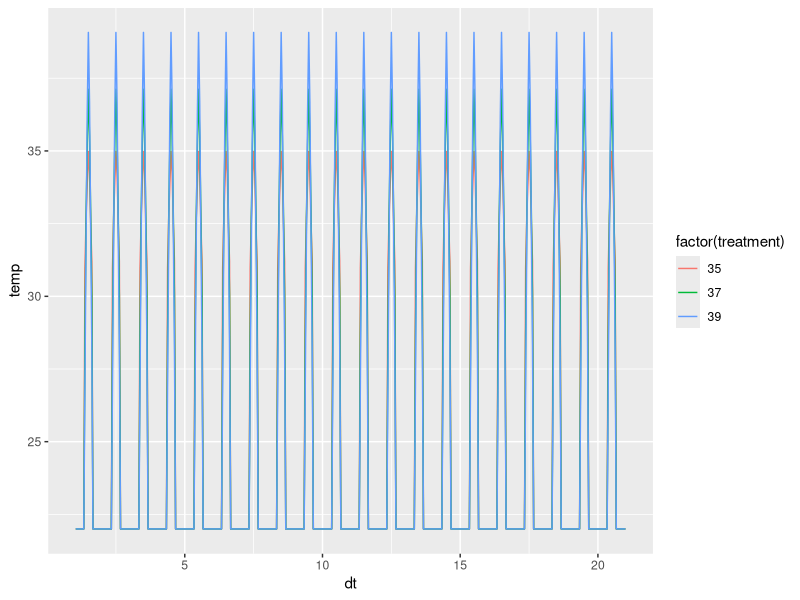
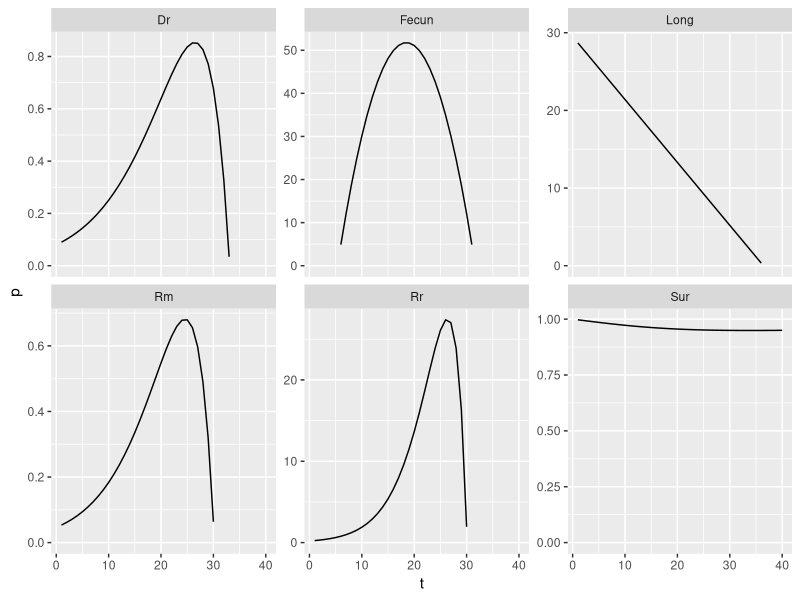
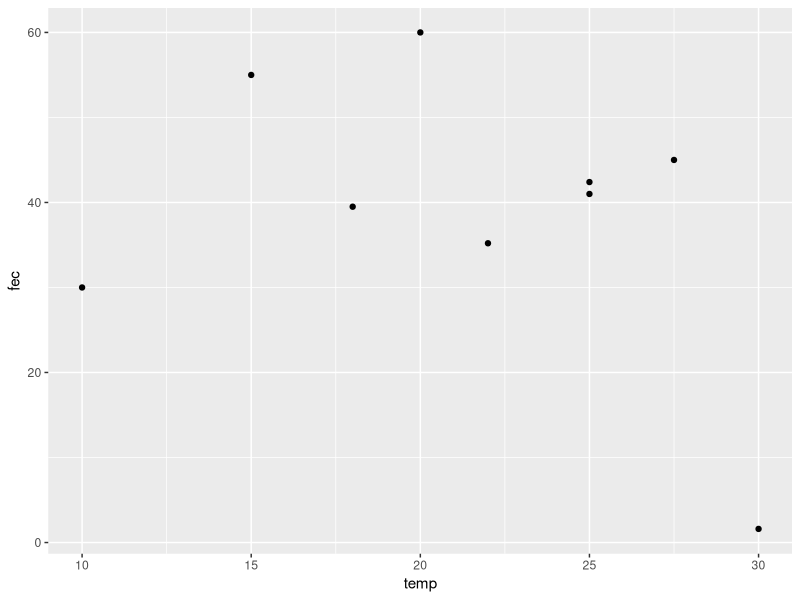

The R script that drew these images, in order:
library(ggplot2)

#Load data
#Ma et al. 2021. Are extreme high temperatures at low or high latitudes more likely to inhibit the population growth of a globally distributed aphid?
#https://doi.org/10.1016/j.jtherbio.2021.102936

#2.1 Temp regimes Fig A2
#During the day, temperature started to increase at 08:00 h, reached and stayed at a high level (35, 37 or 39 ◦C) from 12:00 to 13:00 h, and then decreased to 22 ◦C by 16:00 h. We kept temperature constant at 22 ◦ C for the rest of the day. Importantly, we set both the daily mean (25.2 ◦C) and minimum (22 ◦C) temperatures as fixed

#construct temperatures
temps= read.csv("./data/temps_Maetal2021JTB.csv")

#add other hours
tadd<- cbind(time=c(1:8,16:24),temp=22)
tadd<- rbind( cbind(rep(39, 17),tadd), cbind(rep(37, 17),tadd), cbind(rep(35, 17),tadd) ) 
colnames(tadd)[1]<- "treatment"
temps<- as.data.frame(rbind(temps, tadd))
temps<- temps[order(temps[,1], temps[,2]),]

days<- rep(1:20, nrow(temps))
days<- days[order(days)]
temps.all<- cbind(temps, days)
temps.all$dt<- temps.all$days+temps.all$time/24

#plot temps
ggplot(data=temps.all, aes(x=dt, y=temp, color=factor(treatment)))+geom_line()

#--------------
#2.4 constant temp TPCs
#Params from Table 1, fitting data in appendix

#nymphal survival
Sur= function(T, a=334.1, b= -0.29) 1-T/(a-b*T^2)
#Adult longevity (days)
Long= function(T, a=29.5, b= -0.81) a + b*T
#Lifetime fecundity (nymphs / adult)
Fecun= function(T, a= -0.3, b= 11.1, c= -50.9) a*T^2 + b*T +c
#Reproductive rate (nymphs/adult/day)
Rr= function(T, a=0.263, b=3.7, T0 =30.1) exp(a*T)-exp(a*T0-(T0-T)/b)
#Developmental rate (1/days)
Dr= function(T, a=0.149, b=6.6, T0 =33.1) exp(a*T)-exp(a*T0-(T0-T)/b)
#Intrinsic rate of increase
Rm= function(T, a=0.177, b=5.6, T0 =30.2) exp(a*T)-exp(a*T0-(T0-T)/b)    

#Plot
p1= cbind(t=1:40, p=Sur(1:40), comp="Sur")
p2= cbind(t=1:40, p=Long(1:40), comp="Long")
p3= cbind(t=1:40, p=Fecun(1:40), comp="Fecun")
p4= cbind(t=1:40, p=Rr(1:40), comp="Rr")
p5= cbind(t=1:40, p=Dr(1:40), comp="Dr")
p6= cbind(t=1:40, p=Rm(1:40), comp="Rm")
pall<- as.data.frame(rbind(p1, p2, p3, p4, p5, p6))
pall$t<- as.numeric(pall$t); pall$p<- as.numeric(pall$p)

ggplot(data=pall, aes(x=t, y =p))+geom_line()+
  facet_wrap(.~comp, scales="free_y")+
  scale_y_continuous(limits = c(0, NA))

#need to fix fecundity
fec= cbind(temp=c(10,15,20,25,18,22,25,27.5,30),
           fec=c(30,55,60,41,39.5,35.2,42.4,45,1.6))
fec= as.data.frame(fec)
fec$temp2<- fec$temp^2

ggplot(data=fec, aes(x=temp, y =fec))+geom_point()
lm1<- lm(fec~temp + temp2 , data=fec)
#c= -50.9, a=11.1, b= -0.3


